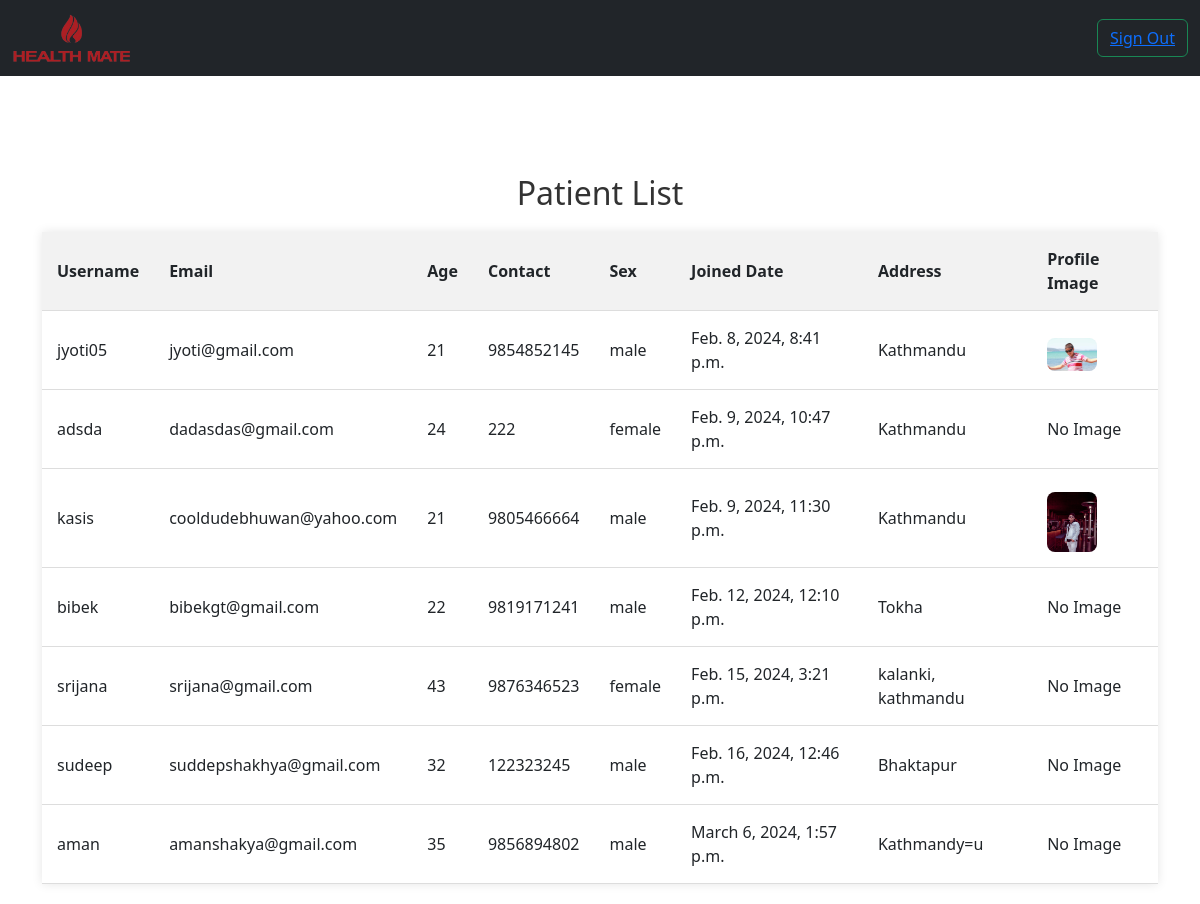
/patient_list, run on the app's committed database.
### home/models.py (models this page shows, shortened)
class CustomUser(AbstractUser):
    age = models.IntegerField(null=True, blank=True)
    contact = models.CharField(max_length=15, null=True, blank=True)
    joined_date = models.DateTimeField(auto_now_add=True)
    sex = models.CharField(max_length=10, choices=[('male', 'Male'), ('female', 'Female'), ('other', 'Other')], null=True, blank=True)
    address = models.TextField(null=True, blank=True)
    profile_image = models.ImageField(upload_to='profile_images/', null=True, blank=True)
    objects = CustomUserManager()

### home/views.py (the view)
# urls.py: path("patient_list",views.patient_list, name="patient_list"),
def patient_list(request):
    patients = CustomUser.objects.filter(is_superuser=False, doctor__isnull=True)
    context = {'patients': patients}
    return render(request, 'patient_list.html', context)

### template/patient_list.html (shortened to what this page needs)
{% extends 'admin_base.html' %}
{% block content %}
    <div class="container">
        <h2>Patient List</h2>
        <table class="patient-table">
            <thead>
                <tr>
                    <th>Username</th>
                    <th>Email</th>
                    <th>Age</th>
                    <th>Contact</th>
                    <th>Sex</th>
                    <th>Joined Date</th>
                    <th>Address</th>
                    <th>Profile Image</th>
                </tr>
            </thead>
            <tbody>
                {% for patient in patients %}
                    <tr>
                        <td>{{ patient.username }}</td>
                        <td>{{ patient.email }}</td>
                        <td>{{ patient.age }}</td>
                        <td>{{ patient.contact }}</td>
                        <td>{{ patient.sex }}</td>
                        <td>{{ patient.joined_date }}</td>
                        <td>{{ patient.address }}</td>
                        <td>
                            {% if patient.profile_image %}
                                <img src="{{ patient.profile_image.url }}" alt="{{ patient.username }} Profile Image" width="50">
                            {% else %}
                                No Image
                            {% endif %}
                        </td>
                    </tr>
                {% endfor %}
            </tbody>
        </table>
    </div>
{% endblock %}

### template/patient_list.html (style rules this page uses)
.container { margin-top: 50px; text-align: center; }
h2 { color: #333; text-align: center; margin-bottom: 20px; }
.patient-table { width: 100%; border-collapse: collapse; margin: 20px 0; box-shadow: 0 0 10px rgba(0, 0, 0, 0.1); }
.patient-table th, .patient-table td { padding: 15px; text-align: left; border-bottom: 1px solid #ddd; }
.patient-table { background-color: #fff; transition: background-color 0.3s ease; }
.patient-table th { background-color: #f2f2f2; }
.patient-table td img { max-width: 100%; height: auto; border-radius: 8px; margin-top: 8px; }

### data on the page
CustomUser: username "jyoti05", email "jyoti@gmail.com", age "21", contact "9854852145", sex "male", joined_date "Feb. 8, 2024, 8:41 p.m.", address "Kathmandu", profile_image (picture)
CustomUser: username "adsda", email "dadasdas@gmail.com", age "24", contact "222", sex "female", joined_date "Feb. 9, 2024, 10:47 p.m.", address "Kathmandu", profile_image "No Image"
CustomUser: username "kasis", email "cooldudebhuwan@yahoo.com", age "21", contact "9805466664", sex "male", joined_date "Feb. 9, 2024, 11:30 p.m.", address "Kathmandu", profile_image (picture)
CustomUser: username "bibek", email "bibekgt@gmail.com", age "22", contact "9819171241", sex "male", joined_date "Feb. 12, 2024, 12:10 p.m.", address "Tokha", profile_image "No Image"
CustomUser: username "srijana", email "srijana@gmail.com", age "43", contact "9876346523", sex "female", joined_date "Feb. 15, 2024, 3:21 p.m.", address "kalanki, kathmandu", profile_image "No Image"
CustomUser: username "sudeep", email "suddepshakhya@gmail.com", age "32", contact "122323245", sex "male", joined_date "Feb. 16, 2024, 12:46 p.m.", address "Bhaktapur", profile_image "No Image"
CustomUser: username "aman", email "amanshakya@gmail.com", age "35", contact "9856894802", sex "male", joined_date "March 6, 2024, 1:57 p.m.", address "Kathmandy=u", profile_image "No Image"
